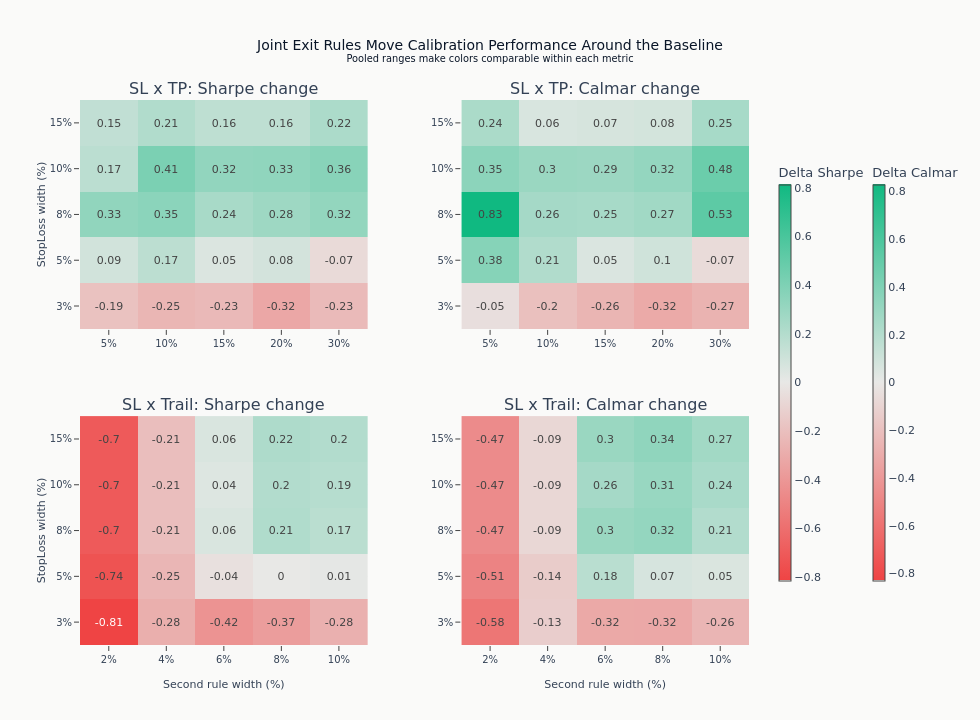

The code cell stored with this chart in its notebook:
### Code cell
sl_labels = [f"{value:.0%}" for value in sl_grid]
tp_labels = [f"{value:.0%}" for value in tp_grid]
trail_labels = [f"{value:.0%}" for value in trail_grid]
fig = make_subplots(
    rows=2,
    cols=2,
    subplot_titles=[
        "SL x TP: Sharpe change",
        "SL x TP: Calmar change",
        "SL x Trail: Sharpe change",
        "SL x Trail: Calmar change",
    ],
    vertical_spacing=0.16,
    horizontal_spacing=0.14,
)
add_surface(fig, sl_tp_sharpe_delta, tp_labels, sl_labels, 1, 1, sharpe_limit, "Delta Sharpe")
add_surface(fig, sl_tp_calmar_delta, tp_labels, sl_labels, 1, 2, calmar_limit, "Delta Calmar")
add_surface(fig, sl_trail_sharpe_delta, trail_labels, sl_labels, 2, 1, sharpe_limit, "")
add_surface(fig, sl_trail_calmar_delta, trail_labels, sl_labels, 2, 2, calmar_limit, "")
apply_surface_axes(fig, sl_labels, tp_labels, trail_labels)
fig.update_layout(
    width=980,
    height=720,
    margin={"l": 80, "r": 190, "t": 100, "b": 75},
    title=(
        "Joint Exit Rules Move Calibration Performance Around the Baseline"
        "<br><sup>Pooled ranges make colors comparable within each metric</sup>"
    ),
)
show_plotly_with_alt(
    fig,
    "A heatmap of Calmar over the stop-loss by take-profit grid, with a broad region of similar values rather than a sharp optimum.",
)

### Figure 1 — Plotly figure (JSON) as saved in the notebook; plotly's stock layout.template omitted (floating-point values rounded to 4 significant figures)
{"data": [{"colorbar": {"len": 0.8, "thickness": 12, "title": {"text": "Delta Sharpe"}, "x": 1.03, "y": 0.5}, "colorscale": [[0.0, "#ef4444"], [0.5, "#e8e8e6"], [1.0, "#10b981"]], "showscale": true, "text": [[-0.19, -0.25, -0.23, -0.32, -0.23], [0.09, 0.17, 0.05, 0.08, -0.07], [0.33, 0.35, 0.24, 0.28, 0.32], [0.17, 0.41, 0.32, 0.33, 0.36], [0.15, 0.21, 0.16, 0.16, 0.22]], "texttemplate": "%{text:+.2f}", "type": "heatmap", "x": ["5%", "10%", "15%", "20%", "30%"], "xaxis": "x", "y": ["3%", "5%", "8%", "10%", "15%"], "yaxis": "y", "z": [[-0.1895, -0.2489, -0.232, -0.3231, -0.228], [0.08806, 0.166, 0.04941, 0.0791, -0.0682], [0.3295, 0.3491, 0.2418, 0.2787, 0.3191], [0.1703, 0.4093, 0.3224, 0.3321, 0.3629], [0.1473, 0.2085, 0.1575, 0.1595, 0.2247]], "zmax": 0.8134, "zmid": 0, "zmin": -0.8134}, {"colorbar": {"len": 0.8, "thickness": 12, "title": {"text": "Delta Calmar"}, "x": 1.17, "y": 0.5}, "colorscale": [[0.0, "#ef4444"], [0.5, "#e8e8e6"], [1.0, "#10b981"]], "showscale": true, "text": [[-0.05, -0.2, -0.26, -0.32, -0.27], [0.38, 0.21, 0.05, 0.1, -0.07], [0.83, 0.26, 0.25, 0.27, 0.53], [0.35, 0.3, 0.29, 0.32, 0.48], [0.24, 0.06, 0.07, 0.08, 0.25]], "texttemplate": "%{text:+.2f}", "type": "heatmap", "x": ["5%", "10%", "15%", "20%", "30%"], "xaxis": "x2", "y": ["3%", "5%", "8%", "10%", "15%"], "yaxis": "y2", "z": [[-0.0482, -0.2043, -0.259, -0.3153, -0.2691], [0.3779, 0.2106, 0.05204, 0.0954, -0.0667], [0.8292, 0.2562, 0.2479, 0.2707, 0.533], [0.3535, 0.3006, 0.2929, 0.3239, 0.4807], [0.2358, 0.06017, 0.07022, 0.07924, 0.2501]], "zmax": 0.8292, "zmid": 0, "zmin": -0.8292}, {"colorbar": {"len": 0.8, "thickness": 12, "title": {"text": ""}, "x": 1.03, "y": 0.5}, "colorscale": [[0.0, "#ef4444"], [0.5, "#e8e8e6"], [1.0, "#10b981"]], "showscale": false, "text": [[-0.81, -0.28, -0.42, -0.37, -0.28], [-0.74, -0.25, -0.04, 0.0, 0.01], [-0.7, -0.21, 0.06, 0.21, 0.17], [-0.7, -0.21, 0.04, 0.2, 0.19], [-0.7, -0.21, 0.06, 0.22, 0.2]], "texttemplate": "%{text:+.2f}", "type": "heatmap", "x": ["2%", "4%", "6%", "8%", "10%"], "xaxis": "x3", "y": ["3%", "5%", "8%", "10%", "15%"], "yaxis": "y3", "z": [[-0.8134, -0.2838, -0.4194, -0.3732, -0.2776], [-0.7409, -0.2468, -0.04072, 0.0001212, 0.0116], [-0.7041, -0.2076, 0.05506, 0.2106, 0.1737], [-0.7041, -0.2076, 0.04047, 0.2023, 0.1876], [-0.7041, -0.2076, 0.05506, 0.2194, 0.2034]], "zmax": 0.8134, "zmid": 0, "zmin": -0.8134}, {"colorbar": {"len": 0.8, "thickness": 12, "title": {"text": ""}, "x": 1.17, "y": 0.5}, "colorscale": [[0.0, "#ef4444"], [0.5, "#e8e8e6"], [1.0, "#10b981"]], "showscale": false, "text": [[-0.58, -0.13, -0.32, -0.32, -0.26], [-0.51, -0.14, 0.18, 0.07, 0.05], [-0.47, -0.09, 0.3, 0.32, 0.21], [-0.47, -0.09, 0.26, 0.31, 0.24], [-0.47, -0.09, 0.3, 0.34, 0.27]], "texttemplate": "%{text:+.2f}", "type": "heatmap", "x": ["2%", "4%", "6%", "8%", "10%"], "xaxis": "x4", "y": ["3%", "5%", "8%", "10%", "15%"], "yaxis": "y4", "z": [[-0.5768, -0.1349, -0.3204, -0.3216, -0.2583], [-0.5091, -0.1409, 0.182, 0.0679, 0.05439], [-0.4683, -0.08814, 0.3004, 0.3218, 0.2076], [-0.4683, -0.08814, 0.2585, 0.3053, 0.2405], [-0.4683, -0.08814, 0.3004, 0.3394, 0.2694]], "zmax": 0.8292, "zmid": 0, "zmin": -0.8292}], "layout": {"annotations": [{"font": {"size": 16}, "showarrow": false, "text": "SL x TP: Sharpe change", "x": 0.215, "xanchor": "center", "xref": "paper", "y": 1.0, "yanchor": "bottom", "yref": "paper"}, {"font": {"size": 16}, "showarrow": false, "text": "SL x TP: Calmar change", "x": 0.785, "xanchor": "center", "xref": "paper", "y": 1.0, "yanchor": "bottom", "yref": "paper"}, {"font": {"size": 16}, "showarrow": false, "text": "SL x Trail: Sharpe change", "x": 0.215, "xanchor": "center", "xref": "paper", "y": 0.42, "yanchor": "bottom", "yref": "paper"}, {"font": {"size": 16}, "showarrow": false, "text": "SL x Trail: Calmar change", "x": 0.785, "xanchor": "center", "xref": "paper", "y": 0.42, "yanchor": "bottom", "yref": "paper"}], "height": 720, "margin": {"b": 75, "l": 80, "r": 190, "t": 100}, "title": {"text": "Joint Exit Rules Move Calibration Performance Around the Baseline<br><sup>Pooled ranges make colors comparable within each metric</sup>"}, "width": 980, "xaxis": {"anchor": "y", "domain": [0.0, 0.43], "tickmode": "array", "ticktext": ["5%", "10%", "15%", "20%", "30%"], "tickvals": ["5%", "10%", "15%", "20%", "30%"], "type": "category"}, "xaxis2": {"anchor": "y2", "domain": [0.57, 1.0], "tickmode": "array", "ticktext": ["5%", "10%", "15%", "20%", "30%"], "tickvals": ["5%", "10%", "15%", "20%", "30%"], "type": "category"}, "xaxis3": {"anchor": "y3", "domain": [0.0, 0.43], "tickmode": "array", "ticktext": ["2%", "4%", "6%", "8%", "10%"], "tickvals": ["2%", "4%", "6%", "8%", "10%"], "title": {"text": "Second rule width (%)"}, "type": "category"}, "xaxis4": {"anchor": "y4", "domain": [0.57, 1.0], "tickmode": "array", "ticktext": ["2%", "4%", "6%", "8%", "10%"], "tickvals": ["2%", "4%", "6%", "8%", "10%"], "title": {"text": "Second rule width (%)"}, "type": "category"}, "yaxis": {"anchor": "x", "domain": [0.58, 1.0], "tickmode": "array", "ticktext": ["3%", "5%", "8%", "10%", "15%"], "tickvals": ["3%", "5%", "8%", "10%", "15%"], "title": {"text": "StopLoss width (%)"}, "type": "category"}, "yaxis2": {"anchor": "x2", "domain": [0.58, 1.0], "tickmode": "array", "ticktext": ["3%", "5%", "8%", "10%", "15%"], "tickvals": ["3%", "5%", "8%", "10%", "15%"], "type": "category"}, "yaxis3": {"anchor": "x3", "domain": [0.0, 0.42], "tickmode": "array", "ticktext": ["3%", "5%", "8%", "10%", "15%"], "tickvals": ["3%", "5%", "8%", "10%", "15%"], "title": {"text": "StopLoss width (%)"}, "type": "category"}, "yaxis4": {"anchor": "x4", "domain": [0.0, 0.42], "tickmode": "array", "ticktext": ["3%", "5%", "8%", "10%", "15%"], "tickvals": ["3%", "5%", "8%", "10%", "15%"], "type": "category"}}}
